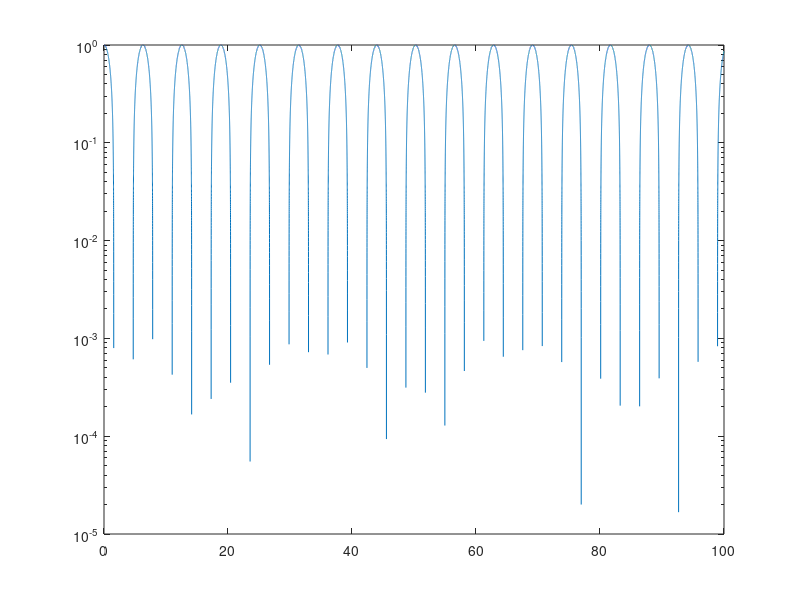

Recreate this plot in MATLAB. (Note: this script raises an error after producing the figure.)
% clc; clear all; 
% load x.txt;
% T = x(:,1);
% X = x(:,2);
% dT = T(2)-T(1); % Time Period 
% F_s = 1/dT;     % Sampling Frequency
% L = size(T,1);  % Length of the Signal 

% display(dT); 
% display(F_s);
% display(L);

% New_L = 2^round(log2(L)+0.5)+1;
% New_X = zeros(New_L,1);
% New_X(1:L) = X;
% New_T = zeros(New_L,1);
% New_T(1:L) = T;
% New_T(L:New_L) = (New_T(L):dT:New_T(L)+(New_L-L)*dT)';

% % plot(New_T,New_X);
% % title('Signal ');
% % xlabel('Time [s]');
% % ylabel('X(T)');

% Y = fft(New_X);
% Index_Middle = (New_L+1)/2;


% Amp  = abs(Y);
% Phase_Angle = atan(real(Y)./imag(Y));

% Pos_Amp  = Amp(1:Index_Middle);
% Pos_Phase_Angle = Phase_Angle(1:Index_Middle);
% Pos_Freq = ((0:F_s:F_s*(New_L-1)/2)/New_L)';

% % figure;
% % loglog(Pos_Freq,Pos_Amp);
% % title('Amplitude Spectrum of X(t)');
% % xlabel('f(Hz)');
% % ylabel('|C_n(f)|');

% %%%%%%%% Filtering Frequency %%%%%%%%%
% F_start = 0.1;
% F_end   = 20;

% Index_Start  = 1+round(F_start*New_L/F_s);
% Index_End    = 1+round(F_end*New_L/F_s);

% if(Index_End>((New_L+1)/2))
% 	Index_End = ((New_L+1)/2);
% end

% if(Index_Start~=1)
% 	Pos_Amp(1:Index_Start)= 0;
% 	Y(1:Index_Start)=0;
% 	Y(end-Index_Start:end)=0;
% end

% Pos_Amp(Index_End:Index_Middle)=0;
% Y(Index_End:Index_Middle)=0;
% Y(Index_Middle:2*Index_Middle-Index_End)=0;

% % hold on;
% % loglog(Pos_Freq,Pos_Amp);
% % title('Amplitude Spectrum of X(t)');
% % xlabel('f(Hz)');
% % ylabel('|C_n(f)|');


% %%%%%%%%% Inverse FFT %%%%%%%%%%%%%%

% % figure; 
% % IFFT_X = ifft(Y);

% % loglog(Pos_Freq,Pos_Amp);
% % figure;
% % semilogx(Pos_Freq,Pos_Phase_Angle);

% % figure ;
% % IFFT_X = ifft(Y);
% % plot(New_T,IFFT_X);
% % hold on;
% % plot(New_T,New_X);
% % title('Signal ');
% % xlabel('Time [s]');
% % ylabel('X(T)');


% Vs = 500;
% H = 500;
% Xi = 1;
% Rho = 21400;
% G   = Rho*Vs^2;

% w =2*pi*f;


% Freq=Pos_Freq;
% Amp=Pos_Amp;
% New_Amp=zeros(Index_Middle,1);
% Fw=zeros(Index_Middle,1);

% for i=1:Index_Middle
% 	j=sqrt(-1);
% 	w = 2*pi*Freq(i);
% 	Fw(i)= 1*cos(w*H/Vs*(1+j*Xi));
% 	display(Fw(i))
% 	New_Amp(i) = Amp(i)*Fw(i);
% end

% loglog(Pos_Freq,Fw);

% f=1;w=2*pi*f;cos(w*H/Vs*(1+sqrt(-1)*Xi));

clc; clear all;

x=0:0.001:100;
i=sqrt(-1);
% cosy=cos(i*x);
% figure;
% semilogy(x,cosy)

% hold on;
% siny=sin(i*x);
% % figure;
% semilogy(x,imag(siny));
% legend('cosx','sinx')

% z = cosy.^2+siny.^2;

LegendList{1}='Sumeet';

for j=1:100
	xi=(j-1)*1/100;
	y = cos(x*(1+i*xi));
	semilogy(x,y);
	hold on;
	LegendList{j} = string(xi) ;
end